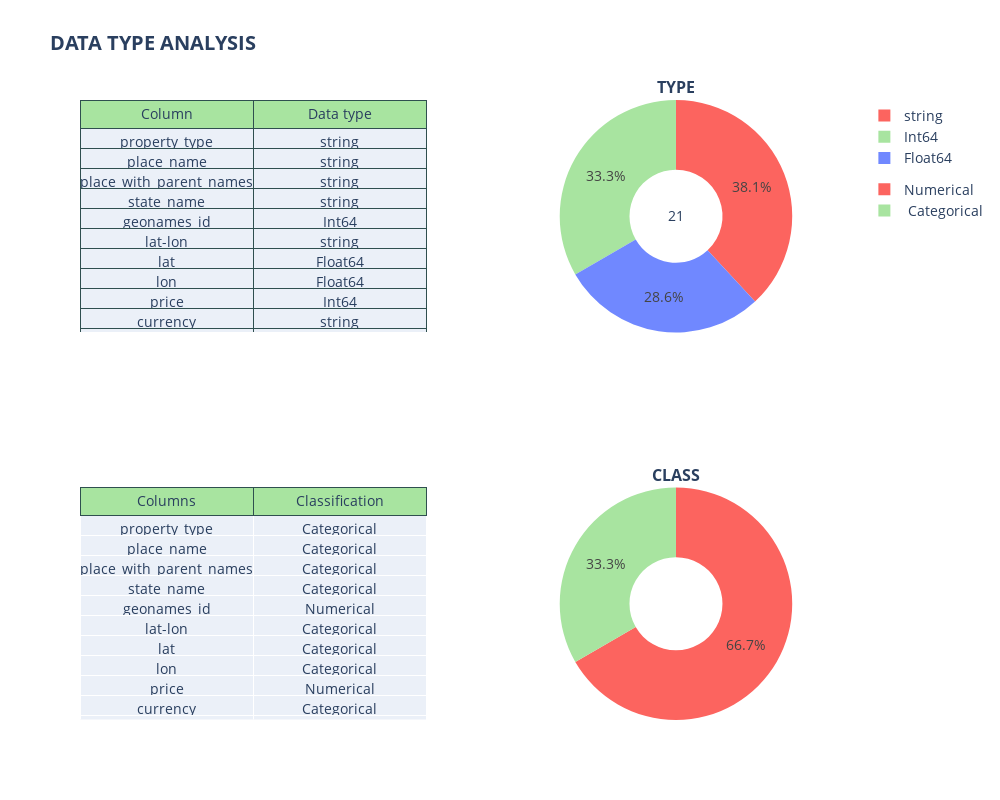

Notebook code cell kept with this figure:
### Code cell
table_dtype(df)

### Figure 1 — Plotly figure (JSON) as saved in the notebook; plotly's stock layout.template omitted (floating-point values rounded to 4 significant figures)
{"data": [{"domain": {"x": [0.55, 1], "y": [0.625, 1]}, "hole": 0.4, "labels": ["string", "Int64", "Float64"], "legendgroup": "pie", "marker": {"colors": ["#FC645F", "#A8E4A0", "#7088FF", "#FEB1AF"]}, "textposition": "inside", "title": {"text": "21"}, "type": "pie", "values": [8, 7, 6]}, {"cells": {"line": {"color": "darkslategray"}, "values": [["property_type", "place_name", "place_with_parent_names", "state_name", "geonames_id", "lat-lon", "lat", "lon", "price", "currency", "price_aprox_local_currency", "price_aprox_usd", "surface_total_in_m2", "surface_covered_in_m2", "price_usd_per_m2", "price_per_m2", "floor", "rooms", "expenses", "description", "title"], ["string", "string", "string", "string", "Int64", "string", "Float64", "Float64", "Int64", "string", "Float64", "Float64", "Int64", "Int64", "Float64", "Float64", "Int64", "Int64", "Int64", "string", "string"]]}, "domain": {"x": [0, 0.45], "y": [0.625, 1]}, "header": {"fill": {"color": "#A8E4A0"}, "line": {"color": "darkslategray"}, "values": ["Column", "Data type"]}, "type": "table"}, {"cells": {"values": [["property_type", "place_name", "place_with_parent_names", "state_name", "geonames_id", "lat-lon", "lat", "lon", "price", "currency", "price_aprox_local_currency", "price_aprox_usd", "surface_total_in_m2", "surface_covered_in_m2", "price_usd_per_m2", "price_per_m2", "floor", "rooms", "expenses", "description", "title"], ["Categorical", "Categorical", "Categorical", "Categorical", "Numerical", "Categorical", "Categorical", "Categorical", "Numerical", "Categorical", "Categorical", "Categorical", "Numerical", "Numerical", "Categorical", "Categorical", "Numerical", "Numerical", "Numerical", "Categorical", "Categorical"]]}, "domain": {"x": [0, 0.45], "y": [0, 0.375]}, "header": {"fill": {"color": "#A8E4A0"}, "line": {"color": "darkslategray"}, "values": ["Columns", "Classification"]}, "type": "table"}, {"domain": {"x": [0.55, 1], "y": [0, 0.375]}, "hole": 0.4, "labels": ["Numerical", " Categorical"], "legendgroup": "pie2", "marker": {"colors": ["#FC645F", "#A8E4A0", "#7088FF", "#FEB1AF"]}, "type": "pie", "values": [14, 7]}], "layout": {"annotations": [{"font": {"size": 16}, "showarrow": false, "text": "<b>TYPE", "x": 0.775, "xanchor": "center", "xref": "paper", "y": 1, "yanchor": "bottom", "yref": "paper"}, {"font": {"size": 16}, "showarrow": false, "text": "<b>CLASS", "x": 0.775, "xanchor": "center", "xref": "paper", "y": 0.375, "yanchor": "bottom", "yref": "paper"}], "font": {"size": 14}, "height": 800, "title": {"text": "<b>DATA TYPE ANALYSIS"}, "width": 1000}}
